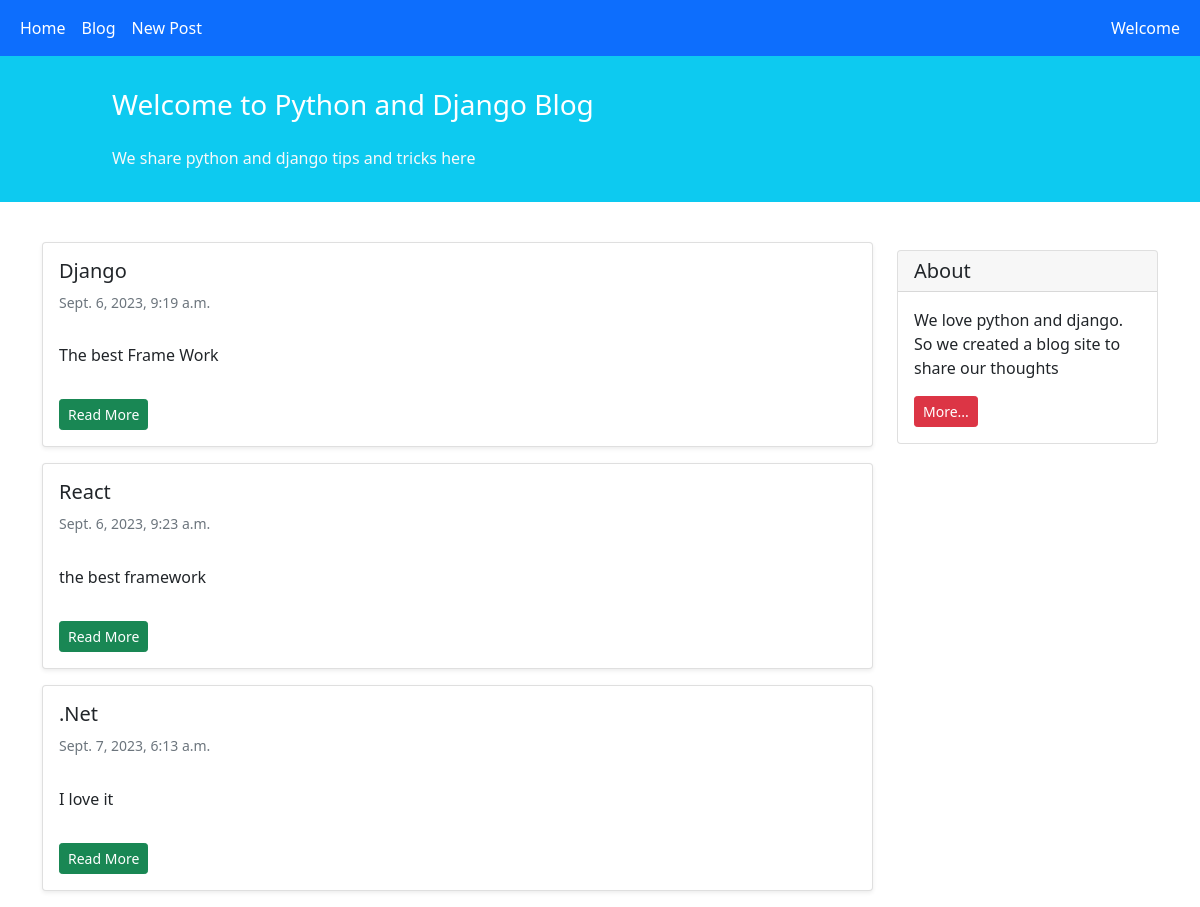
/blog/, run on an earlier commit of the app's database.
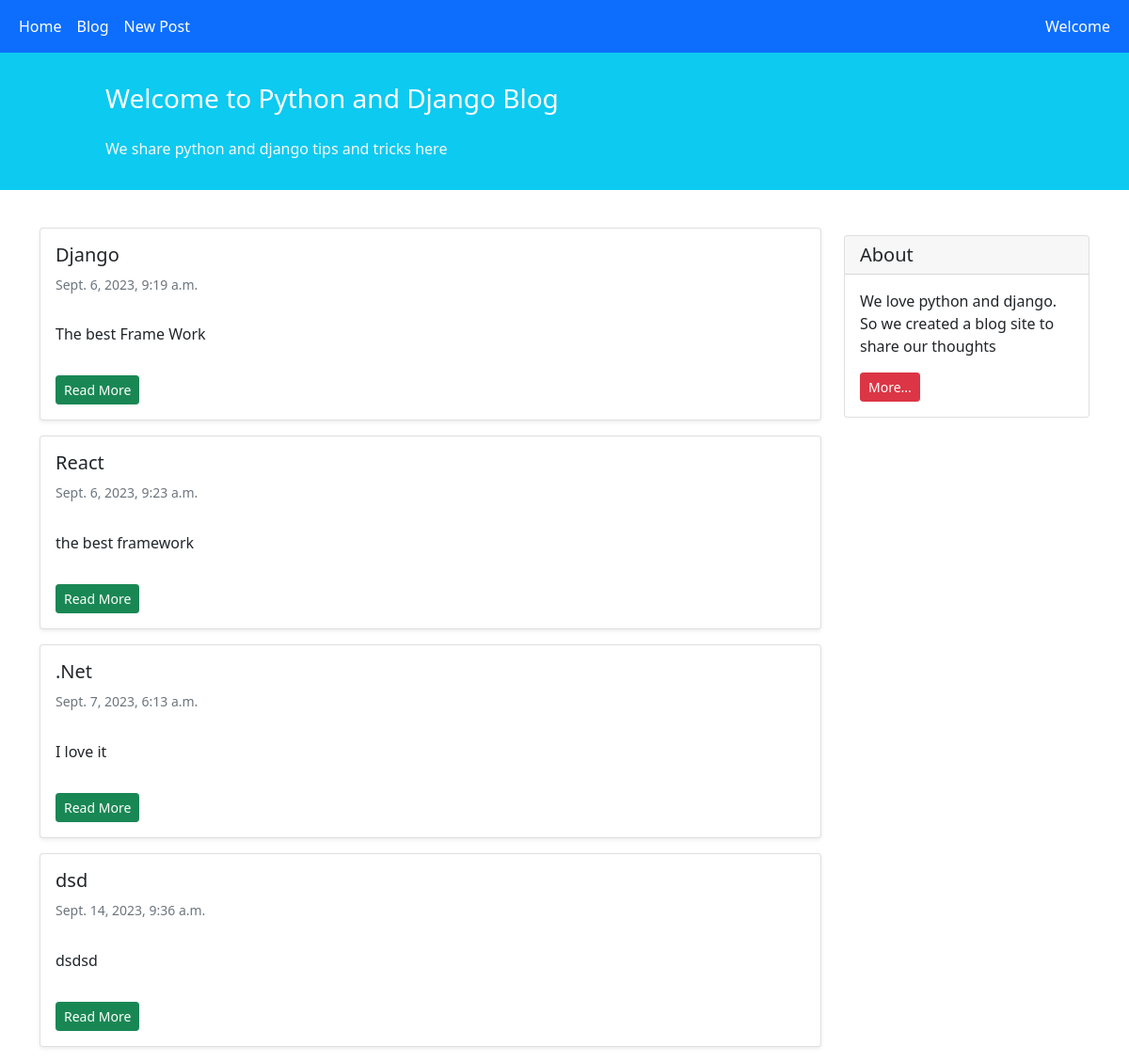
And on a later commit of the database.
### blog/models.py (models this page shows, shortened)
class Post(models.Model):
    title = models.CharField(max_length=50)
    text = models.TextField()
    author = models.ForeignKey('auth.user' , on_delete=models.CASCADE)
    date_time_modified = models.DateTimeField(auto_now_add=True)
    date_time_changed = models.DateTimeField(auto_now=True)
    status = models.CharField(max_length=50 , choices=STATUS_CHIOCES)

### blog/views.py (the view)
# urls.py: path('blog/',blog_list_view , name="blog_list"),
def blog_list_view(request):
    post_list = Post.objects.filter(status ="pub")
    context = {
        "post_list":post_list
            }
    return render(request , 'blog/blog_list.html' , context=context)

### blog/templates/blog/blog_list.html (shortened to what this page needs)
{%extends '_base.html'%}
{%block content%}
<div class="container mt-4">
    <div class="row">
        <div class="col-9">
            {%for  post in post_list%}
            <div class="card shadow-sm my-3">
                <div class="card-body">
                    <h5 class="card-title">{{post.title}}</h5>
                    <h6 class="card-subtitle mb-2 text-muted small py-2">{{post.date_time_modified}}</h6>
                    <p class="card-text py-3">
                       {{post.text}}
                    </p>
                    <a class="btn btn-sm btn-success" href="{%url 'blog_detail' post.id%}">Read More</a>
                </div>
            </div>
          {%endfor%}
        </div>
        <div class="col-3">
                <div class="card my-4">
                    <h5 class="card-header">About</h5>
                    <div class="card-body">
                        <p class="card-text">We love python and django. So we created a blog site to share our
                            thoughts</p>
                        <a href="#"
                           class="btn btn-sm btn-danger">
                            More...
                        </a>
                    </div>
                </div>
        </div>
    </div>
</div>
{%endblock content%}

What changed in the data, as far as the page shows it:
added Post: title "dsd", date_time_modified "Sept. 14, 2023, 9:36 a.m.", text "dsdsd"
